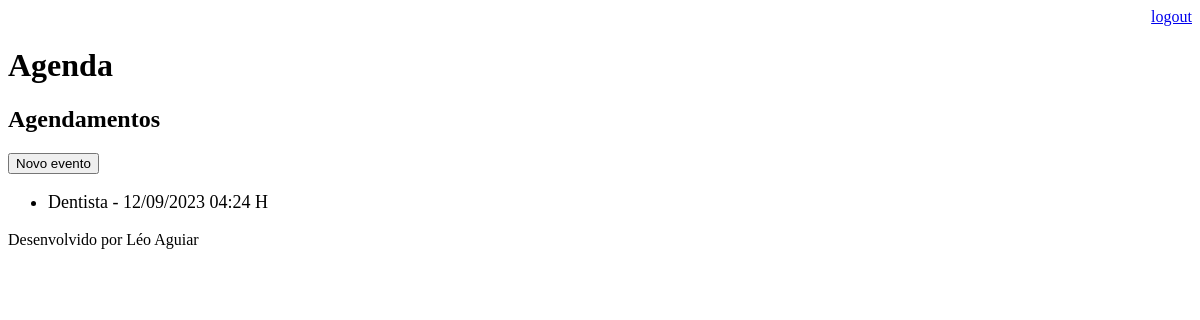
Page /agenda/ (signed in) on the earlier database version.
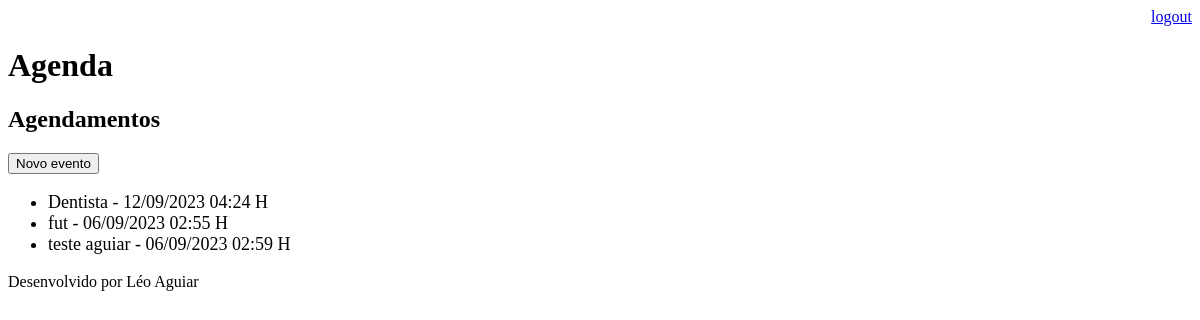
Same page on the later database version.
### core/models.py (models this page shows, shortened)
class Evento(models.Model):
    titulo = models.CharField(max_length=100, verbose_name="Título")
    descricao = models.TextField(blank=True, null=True,verbose_name="Descrição")
    data_evento = models.DateTimeField(verbose_name="Data do Evento")
    data_criacao = models.DateTimeField(auto_now=True,verbose_name="Data da Criação")
    usuario = models.ForeignKey(User, on_delete=models.CASCADE,verbose_name="Usuário")
    class Meta:
        db_table = 'evento'
    def get_data_evento(self):
        return self.data_evento.strftime('%d/%m/%Y %H:%M H')

### core/views.py (the view)
# urls.py: path('agenda/', views.lista_eventos),
@login_required(login_url='/login/')
def lista_eventos(request):
    usuario = request.user
    evento = Evento.objects.filter(usuario=usuario)
    dados = {'eventos':evento}
    return render(request,'agenda.html' ,dados)

### templates/agenda.html
{% extends "model-page.html"%}
{% block content %}
    <h2>Agendamentos</h2>
        <a href='evento/'>
            <button type="button"> Novo evento </button>
        </a>
    <ul style="font-size: 18px">
    {% for evento in eventos%}
        <li> {{evento.titulo}} - {{evento.get_data_evento}} </li>
    {% endfor %}
    </ul>
{%endblock%}

Differences in the rows shown:
added Evento: titulo "fut", get_data_evento "06/09/2023 02:55 H"
added Evento: titulo "teste aguiar", get_data_evento "06/09/2023 02:59 H"
